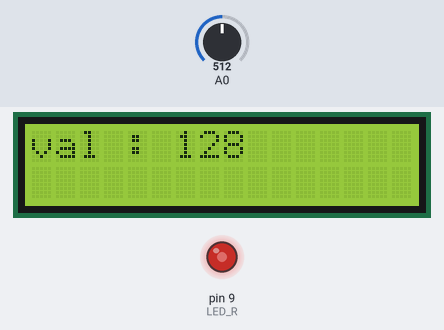
A sketch run on a simulated Arduino Uno, built with avr-gcc and run on an emulated ATmega328P. Parts: 16×2 character LCD, output pins drawn as LEDs (lit = HIGH). The test bench sets the inputs (shaded band); at power-on: A0 = 512.

Above: at 1.2 s.
1.3 s: A0 set to 716
At 2.1 s:
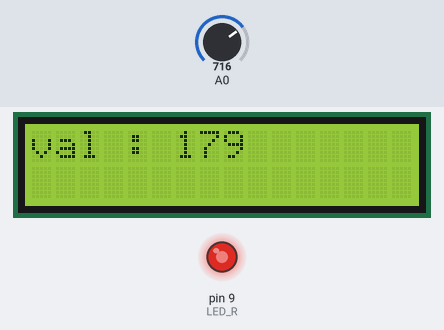
2.8 s: A0 set to 900
At 3.5 s:
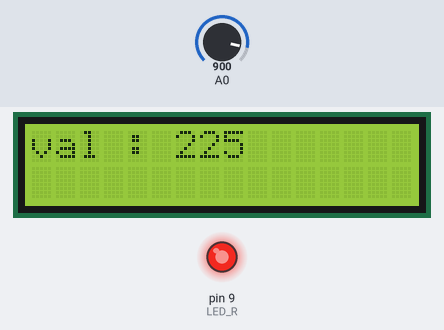
5.8 s: A0 set to 122
At 7.0 s:
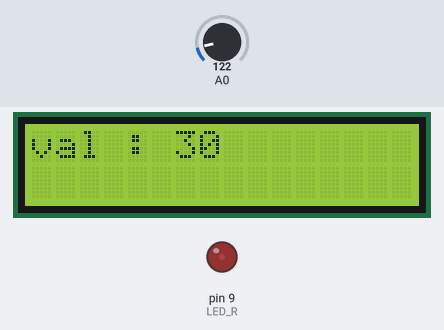
7.4 s: A0 set to 0
At 7.9 s:
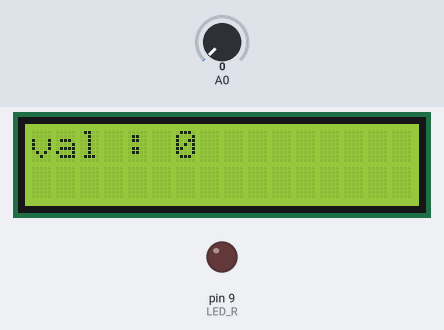
Timing chart, 0 to 9.9 s (numbered marks = the images above; inputs shaded):
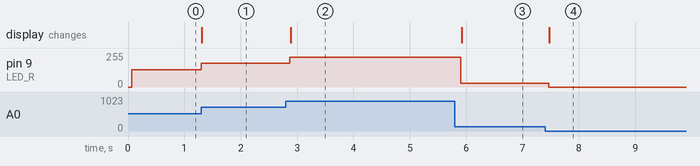

Measured:
- after the input at 1.3 s, pin 9 (LED_R): 128/255 → 179/255 at once; the display: changes at once (image 1)
- after the input at 2.8 s, pin 9 (LED_R): 179/255 → 225/255 after 0.07 s; the display: changes after 0.09 s (image 2)
- after the input at 5.8 s, pin 9 (LED_R): 225/255 → 30/255 after 0.11 s; the display: changes after 0.12 s (image 3)
- after the input at 7.4 s, pin 9 (LED_R): 30/255 → 0/255 after 0.07 s; the display: changes after 0.08 s (image 4)

The sketch:

sketch_apr28a.ino
```cpp
#include <Wire.h>
#include <LiquidCrystal_I2C.h>

LiquidCrystal_I2C lcd(0x27, 16, 2);

int LED_R = 9;
int Resister = A0;


void setup() {
  Serial.begin(9600);
  lcd.init();
  lcd.backlight();

  pinMode(LED_R, OUTPUT);

}

void loop() {
  int val = analogRead(A0) / 4;
  analogWrite(LED_R, val);

  lcd.clear();

  lcd.setCursor(0,0);
  lcd.print("val : ");
  lcd.print(val);
  delay(100);
}
```
